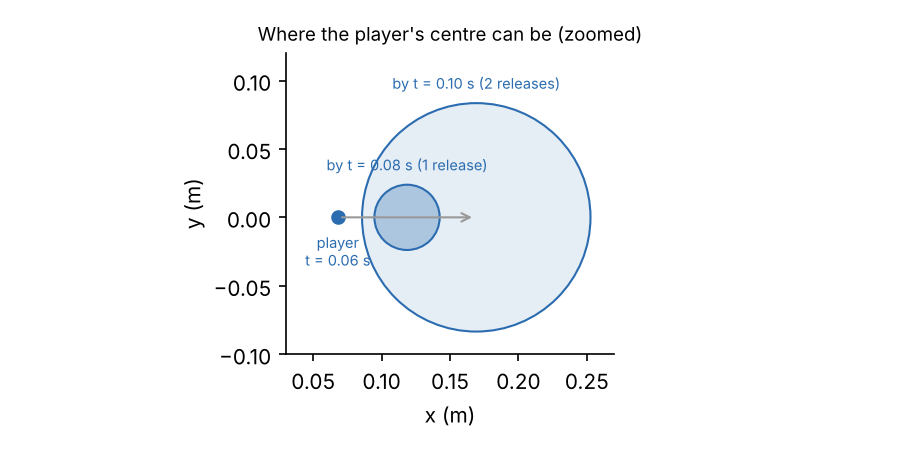

Here is the Python script that generated this plot:
"""Player reachable positions after 1 and 2 turns (velocity rule, constant-power releases)."""
import math, matplotlib; matplotlib.use("Agg")
import matplotlib.pyplot as plt
from matplotlib.patches import Circle
m, P, T, Er = 75, 6000, 0.02, 120          # kg, W, s per turn, J per turn's release
x0, v0 = 0.068, 2.53                        # player at t = 0.06
u = 2 * Er / m; dv = math.sqrt(u)           # 1.79 m/s per full release
d1 = m / (3 * P) * u ** 1.5                 # shift during one constant-power release (0.024 m)
r1 = d1                                     # turn 1: release over the whole turn
r2 = d1 + dv * T + d1                       # turn 2: first release coasts a turn, second adds d1
c1, c2 = x0 + v0 * T, x0 + v0 * 2 * T
fig, ax = plt.subplots(figsize=(6, 3), dpi=150)
for c, r, lab, a in [(c2, r2, "by t = 0.10 s (2 releases)", .12), (c1, r1, "by t = 0.08 s (1 release)", .3)]:
    ax.add_patch(Circle((c, 0), r, color="#2b6cb0", alpha=a, lw=0))
    ax.add_patch(Circle((c, 0), r, fill=False, color="#2b6cb0", lw=1))
    ax.text(c, r + .008, lab, ha="center", va="bottom", fontsize=7, color="#2b6cb0")
ax.plot(x0, 0, "o", color="#2b6cb0"); ax.text(x0, -.012, "player\nt = 0.06 s", ha="center", va="top", fontsize=7, color="#2b6cb0")
ax.annotate("", xy=(c2, 0), xytext=(x0, 0), arrowprops=dict(arrowstyle="->", color="#999", lw=1))
ax.set_aspect("equal"); ax.set_xlim(.03, .27); ax.set_ylim(-.1, .12)
ax.set_xlabel("x (m)"); ax.set_ylabel("y (m)"); ax.set_title("Where the player's centre can be (zoomed)", fontsize=9)
for s in ("top", "right"): ax.spines[s].set_visible(False)
fig.tight_layout(); fig.savefig("docs/combat/plots/player_reach_3v1.png")
print(c1, r1, c2, r2, dv)
